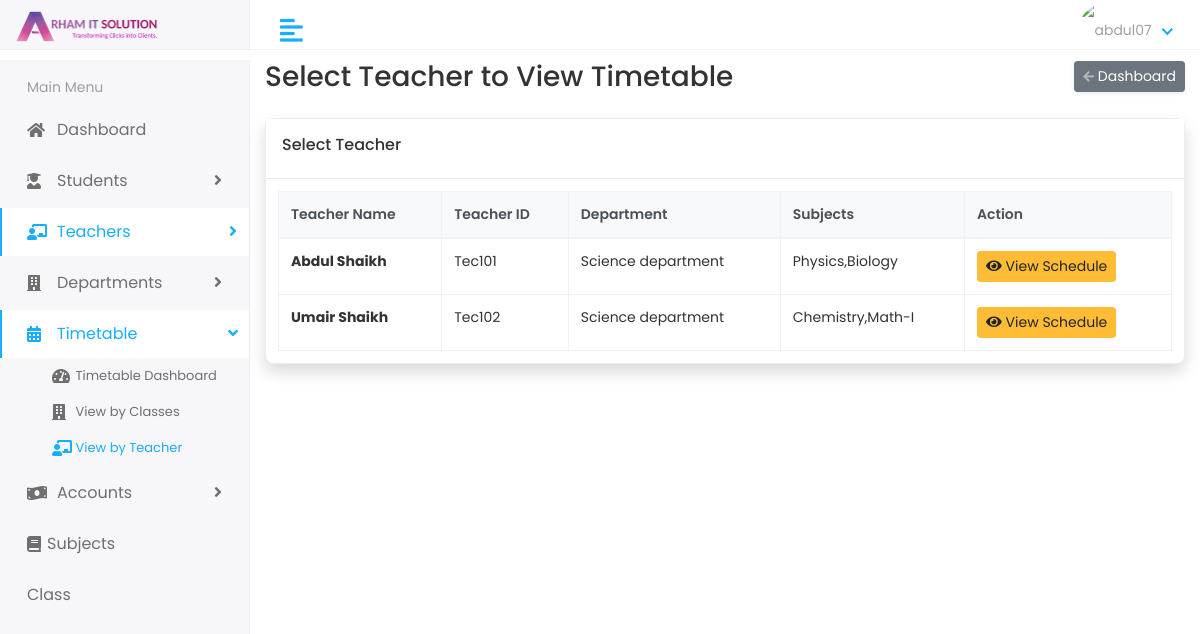
Screenshot of /timetable/teacher/ (signed in) with the database file from the repository.
### school/models.py (models this page shows, shortened)
class Teacher(models.Model):
    user = models.OneToOneField(User, on_delete=models.CASCADE)
    teacher_id = models.CharField(max_length=11, unique=True)
    gender = models.CharField(choices=GENDER, max_length=10, blank=True)
    department = models.ForeignKey('Department', on_delete=models.SET_NULL, null=True, related_name='teachers')
    subjects = models.ManyToManyField('Subject', related_name='teachers',blank=True)
    qualification = models.CharField(max_length=100,blank=True,null=True)
    specialization = models.CharField(max_length=100,blank=True,null=True)
    experience = models.CharField(max_length=100,blank=True,null=True)
    joining_date = models.DateField(null=True,blank=True)
    salary = models.DecimalField( max_digits=10,decimal_places=2,null=True,blank=True)
    created_at = models.DateTimeField(auto_now_add=True)
    updated_at = models.DateTimeField(auto_now=True)
    @property
    def get_name(self):
        return self.user.first_name + " "+ self.user.last_name
    @property
    def get_subjects(self):
        return "," .join([subject.name for subject in self.subjects.all()])

class User(AbstractUser):
    USER_TYPE_CHOICES = [
        ('admin', 'Admin'),
        ('teacher', 'Teacher'),
        ('student', 'Student')
    ]
    user_type = models.CharField(choices=USER_TYPE_CHOICES, max_length=20, default='student')
    mobile = models.CharField(max_length=15)
    address = models.TextField()
    profile = models.ImageField(upload_to='profile/', null=True, blank=True)
    date_of_birth = models.DateField(null=True, blank=True)

class Department(models.Model):
    department_id = models.CharField(max_length=11, unique=True)
    name = models.CharField(max_length=100,blank=True,null=True)
    hod = models.ForeignKey('Teacher',on_delete=models.SET_NULL, null=True,blank=True, related_name='hod_departments')
    description = models.TextField(blank=True,null=True)
    start_date = models.DateField(null=True,blank=True)
    number_of_students = models.IntegerField(null=True,blank=True)
    number_of_teachers = models.IntegerField(null=True,blank=True)
    email = models.EmailField(null=True,blank=True)
    phone_number = models.CharField(max_length=15,blank=True,null=True)
    office_location = models.CharField(max_length=100,blank=True,null=True)

class Subject(models.Model):
    subject_code = models.CharField(max_length=11, unique=True)
    name = models.CharField(max_length=100,blank=True,null=True)
    description = models.TextField(blank=True,null=True)
    department = models.ForeignKey('Department', on_delete=models.SET_NULL, null=True, related_name='subjects')
    created_at = models.DateTimeField(auto_now_add=True)
    updated_at = models.DateTimeField(auto_now=True)

### school/views.py (the view)
# urls.py: path('timetable/teacher/', views.teacher_wise_timetable, name='teacher_wise_timetable'),
@admin_required
def teacher_wise_timetable(request, teacher_id=None):
    if teacher_id:
        teacher = get_object_or_404(Teacher, id=teacher_id)
        days = ['monday', 'tuesday', 'wednesday', 'thursday', 'friday']
        periods = Timetable.PERIOD_CHOICES
        timetable_data = {}
        for day in days:
            timetable_data[day] = {}
            for period_num, period_display in periods:
                try:
                    entry = Timetable.objects.get(
                        teacher=teacher,
                        day=day,
                        period=period_num
                    )
                    timetable_data[day][period_num] = entry
                except Timetable.DoesNotExist:
                    timetable_data[day][period_num] = None
        return render(request, 'timetable/teacher_wise_timetable.html', {
            'teacher': teacher,
            'timetable_data': timetable_data,
            'days': days,
            'periods': periods,
        })
    else:
        teachers = Teacher.objects.all()
        return render(request, 'timetable/teacher_selection.html', {
            'teachers': teachers,
            'title': 'Select Teacher to View Timetable'
        })

### school/views.py (called while the page is built)
def is_admin(user):
    return user.is_authenticated and user.user_type == 'admin'

def admin_required(view_func):
    @wraps(view_func)
    @login_required(login_url='login_view')
    @user_passes_test(is_admin, login_url='login_view')
    def _wrapped_view(request, *args, **kwargs):
        return view_func(request, *args, **kwargs)
    return _wrapped_view

### templates/timetable/teacher_selection.html (shortened to what this page needs)
{% extends 'base.html' %}
{% load static %}
{% block content %}
<div class="container-fluid">
    <div class="d-sm-flex align-items-center justify-content-between mb-4">
        <h1 class="h3 mb-0 text-gray-800">{{ title }}</h1>
        <a href="{% url 'timetable_dashboard' %}" class="d-none d-sm-inline-block btn btn-sm btn-secondary shadow-sm">
            <i class="fas fa-arrow-left fa-sm text-white-50"></i> Dashboard
        </a>
    </div>
    <div class="row">
        <div class="col-12">
            <div class="card shadow mb-4">
                <div class="card-header py-3">
                    <h6>Select Teacher</h6>
                </div>
                <div class="card-body">
                    <div class="table-responsive">
                        <table class="table table-bordered table-hover">
                            <thead class="thead-light">
                                <tr>
                                    <th>Teacher Name</th>
                                    <th>Teacher ID</th>
                                    <th>Department</th>
                                    <th>Subjects</th>
                                    <th>Action</th>
                                </tr>
                            </thead>
                            <tbody>
                                {% for teacher in teachers %}
                                <tr>
                                    <td class="font-weight-bold">{{ teacher.get_name }}</td>
                                    <td>{{ teacher.teacher_id }}</td>
                                    <td>{{ teacher.department.name }}</td>
                                    <td>{{ teacher.get_subjects }}</td>
                                    <td>
                                        <a href="{% url 'teacher_wise_timetable_detail' teacher.id %}" class="btn btn-warning btn-sm">
                                            <i class="fas fa-eye"></i> View Schedule
                                        </a>
                                    </td>
                                </tr>
                                {% endfor %}
                            </tbody>
                        </table>
                    </div>
                </div>
            </div>
        </div>
    </div>
</div>
{% endblock %}

### static/css/style.css (style rules this page uses)
html { height: 100%; }
body { background-color: #fff; color: #333; font-family: 'Poppins', sans-serif; font-size: 0.875rem; height: 100%; line-height: 1.5; overflow-x: hidden; }
h1, h2, h3, h4, h5, h6 { font-family: 'Poppins', sans-serif; margin-top: 0; }
a { color: #009ce7; }
input, button, a { transition: all 0.4s ease; -moz-transition: all 0.4s ease; -o-transition: all 0.4s ease; -ms-transition: all 0.4s ease; -webkit-transition: all 0.4s ease; }
.table { color: #333; max-width: 100%; margin-bottom: 0; width: 100%; }
.table thead tr th { font-weight: 600; }
.table tbody tr { border-bottom: 1px solid rgba(0, 0, 0, 0.05); }
.table-bordered { border: 1px solid rgba(0, 0, 0, 0.05) !important; }
.table-bordered th, .table-bordered td { border-color: rgba(0, 0, 0, 0.05); }
.table .thead-light th { color: #495057; background-color: #f8f9fa; border-color: #eff2f7; }
.btn-warning { background-color: #ffbc34; border: 1px solid #ffbc34 }
.card { border: 1px solid #ececf5; box-shadow: 0 1px 3px 0 rgba(0, 0, 0, 0.03); margin-bottom: 1rem; border-radius: 8px; }
.card-body { padding: 0.75rem; }
.card-header { padding: 0.75rem 1rem; border-bottom: 1px solid #eaeaea; }
.card .card-header { background-color: #fff; border-bottom: 1px solid #eaeaea; }

### rows the page displays
Teacher: get_name "Abdul Shaikh", teacher_id "Tec101", department.name "Science department", get_subjects "Physics,Biology"
Teacher: get_name "Umair Shaikh", teacher_id "Tec102", department.name "Science department", get_subjects "Chemistry,Math-I"

### other values shown
{{ title }} "Select Teacher to View Timetable"
